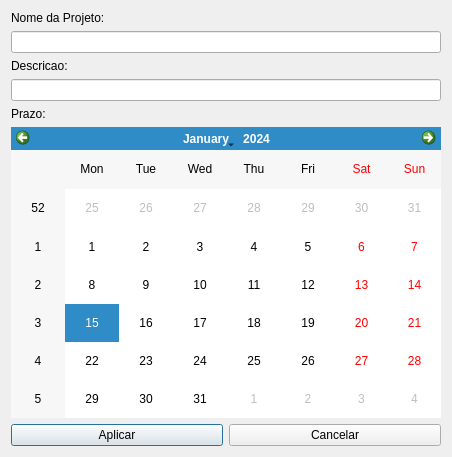
<?xml version="1.0" encoding="UTF-8"?>
<ui version="4.0">
 <class>Edit_pr</class>
 <widget class="QDialog" name="Edit_pr">
  <property name="geometry">
   <rect>
    <x>0</x>
    <y>0</y>
    <width>452</width>
    <height>457</height>
   </rect>
  </property>
  <property name="windowTitle">
   <string>Editar  Projeto</string>
  </property>
  <layout class="QGridLayout" name="gridLayout">
   <item row="0" column="0">
    <layout class="QVBoxLayout" name="verticalLayout">
     <item>
      <widget class="QLabel" name="label">
       <property name="text">
        <string>Nome da Projeto:</string>
       </property>
      </widget>
     </item>
     <item>
      <widget class="QLineEdit" name="novonome_prlineEdit"/>
     </item>
     <item>
      <widget class="QLabel" name="label_2">
       <property name="text">
        <string>Descricao:</string>
       </property>
      </widget>
     </item>
     <item>
      <widget class="QLineEdit" name="novadescr_prlineEdit_2"/>
     </item>
     <item>
      <widget class="QLabel" name="label_3">
       <property name="text">
        <string>Prazo:</string>
       </property>
      </widget>
     </item>
     <item>
      <widget class="QCalendarWidget" name="novoprazo_prcalendarWidget"/>
     </item>
     <item>
      <layout class="QHBoxLayout" name="horizontalLayout">
       <item>
        <widget class="QPushButton" name="aplicar_prpushButton">
         <property name="text">
          <string>Aplicar</string>
         </property>
        </widget>
       </item>
       <item>
        <widget class="QPushButton" name="cancelar_prpushButton">
         <property name="text">
          <string>Cancelar</string>
         </property>
        </widget>
       </item>
      </layout>
     </item>
    </layout>
   </item>
  </layout>
 </widget>
 <resources/>
 <connections/>
</ui>
